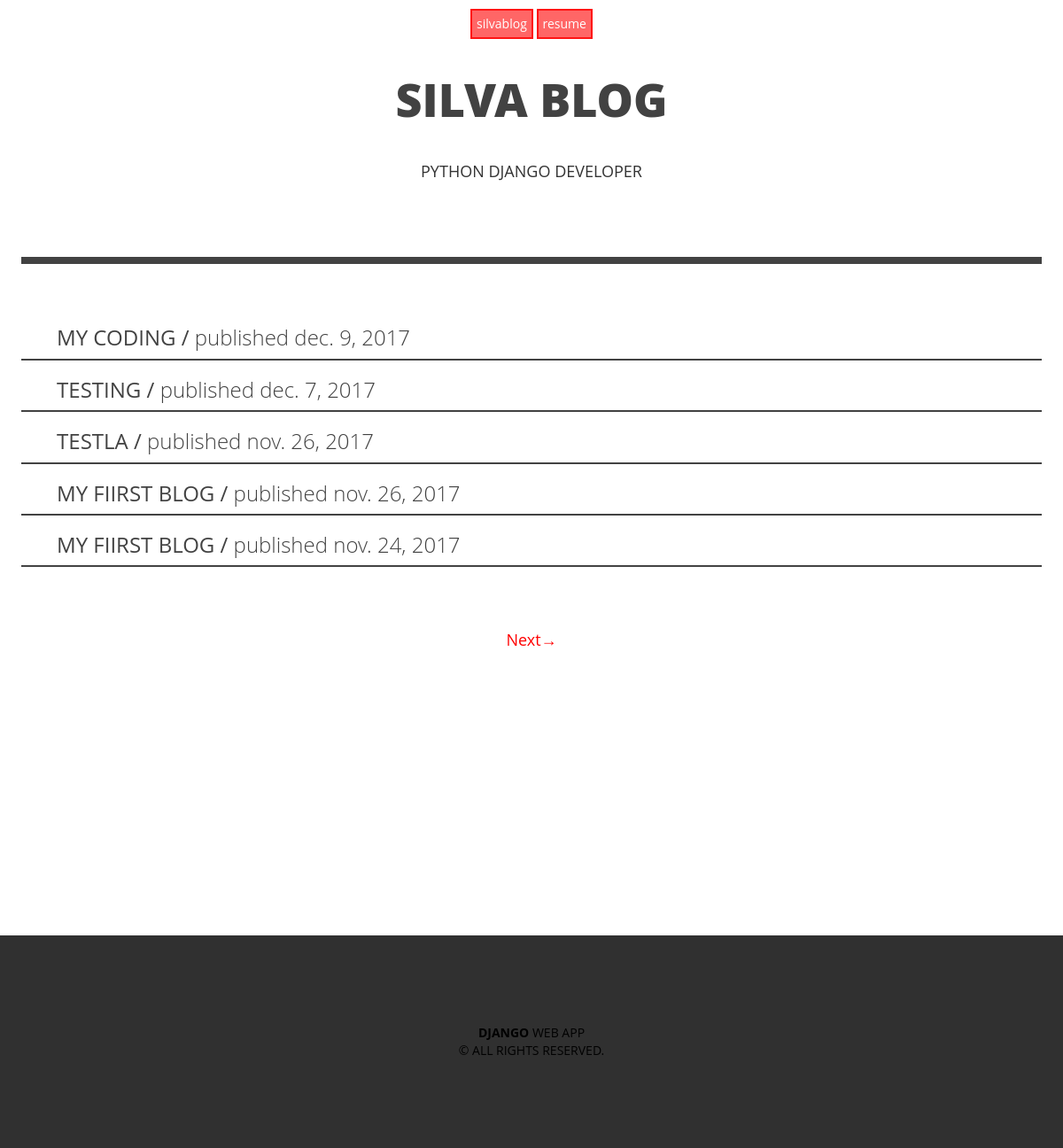
The page /post/list on the database as committed earlier.
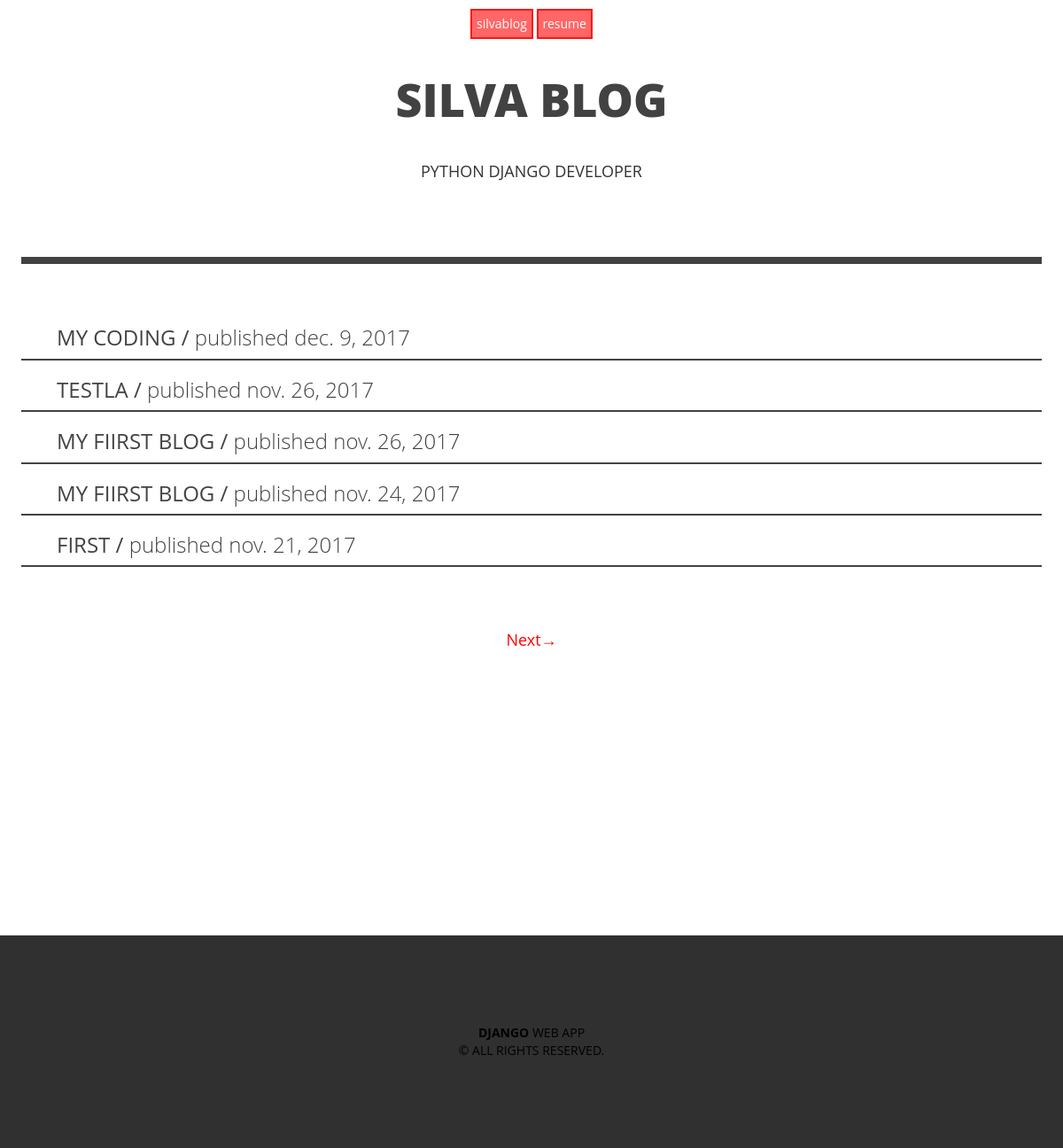
The same page on the database as committed later.
### post/models.py (models this page shows, shortened)
class Post(models.Model):
    STATUS_CHOICE = (
       ('draft', 'Draft'),
       ('published', 'Published')
    )
    title    = models.CharField(max_length=50)
    slug     = models.SlugField(max_length=250 , unique_for_date='publish')
    author   = models.ForeignKey(User, related_name='blog_post')
    image = models.ImageField(upload_to=upload_location,
                                null=True,
                                blank=True,
                                height_field = 'height_field',
                                width_field = 'width_field',
                                )
    height_field = models.IntegerField(default=0)
    width_field = models.IntegerField(default=0)
    image_info = models.CharField(max_length=30, default='image info', null=True, blank=True)
    content  = models.TextField()
    publish  = models.DateTimeField(default=timezone.now)
    created  = models.DateTimeField(auto_now=True)
    updated  = models.DateTimeField(auto_now_add=True)
    status   = models.CharField(max_length=10, choices=STATUS_CHOICE, default='draft')
    objects = models.Manager()
    tags = TaggableManager()
    publishs = PostManager()
    class Meta:
        ordering = ('-publish',)
    def get_absolute_url(self):
        return reverse('post:post_detail', args=[self.publish.year,
                                 self.publish.month,
                                 self.publish.day,
                                 self.slug])

### post/views.py (the view)
class PostList(ListView):
    model = Post
    paginate_by = 5
    context_object_name = 'posts'
    def get_queryset(self):
        post_list = Post.publishs.all()
        if self.request.user.is_superuser or self.request.user.is_staff:
            post_list = Post.objects.all()
        return post_list
    template_name = 'post/list.html'

### post/models.py (called while the page is built)
    def get_queryset(self):
        pubquery = super(PostManager, self).get_queryset()
        query = pubquery.filter(status='published')
        return query

### post/templates/post/list.html (shortened to what this page needs)
{% extends 'post/base.html' %}
{% block content %}
<header class="head " >
		<p style="font-weight: 900; font-size: 52px; margin: 0.6em 0;color: #424242; display: block; ">SILVA BLOG</p>
		<P style="text-transform: uppercase; font-size: 18px; margin: 0.6em 0;">python django developer</P>
		</header>
<div class="head" style="border-top: solid #424242 8px; text-align: left; margin: 84px 24px 0px; mar
">
	<div style="padding-top: 50px">
	{% for post in posts %}
	<div style=" border-bottom: solid #424242 2px; 	font-family: "Open Sans", arial, sans-serif;" class="post-list" >
	    <ul style="list-style: none">
		        <li>
		        	<h3>
		        	<a href="{{ post.get_absolute_url }}">{{ post.title}} /
		        		<span style="text-transform: lowercase; font-weight: 100">Published {{ post.created|date}}
		        		</span>
		        	</a>
		       </h3>
		        </li>
		    </ul>
		</div>
		{% endfor %}
		</div>
	</div>
<div style="margin-top: 50px; margin-bottom: 300px;" class="paginator head">
{% include "post/pagination.html" %}
</div>
{% endblock %}

Rows that differ between the two databases and show on the page:
removed Post: title "TESTING", created "dec. 7, 2017"
now on this page (row unchanged): Post: title "FIRST", created "nov. 21, 2017"
